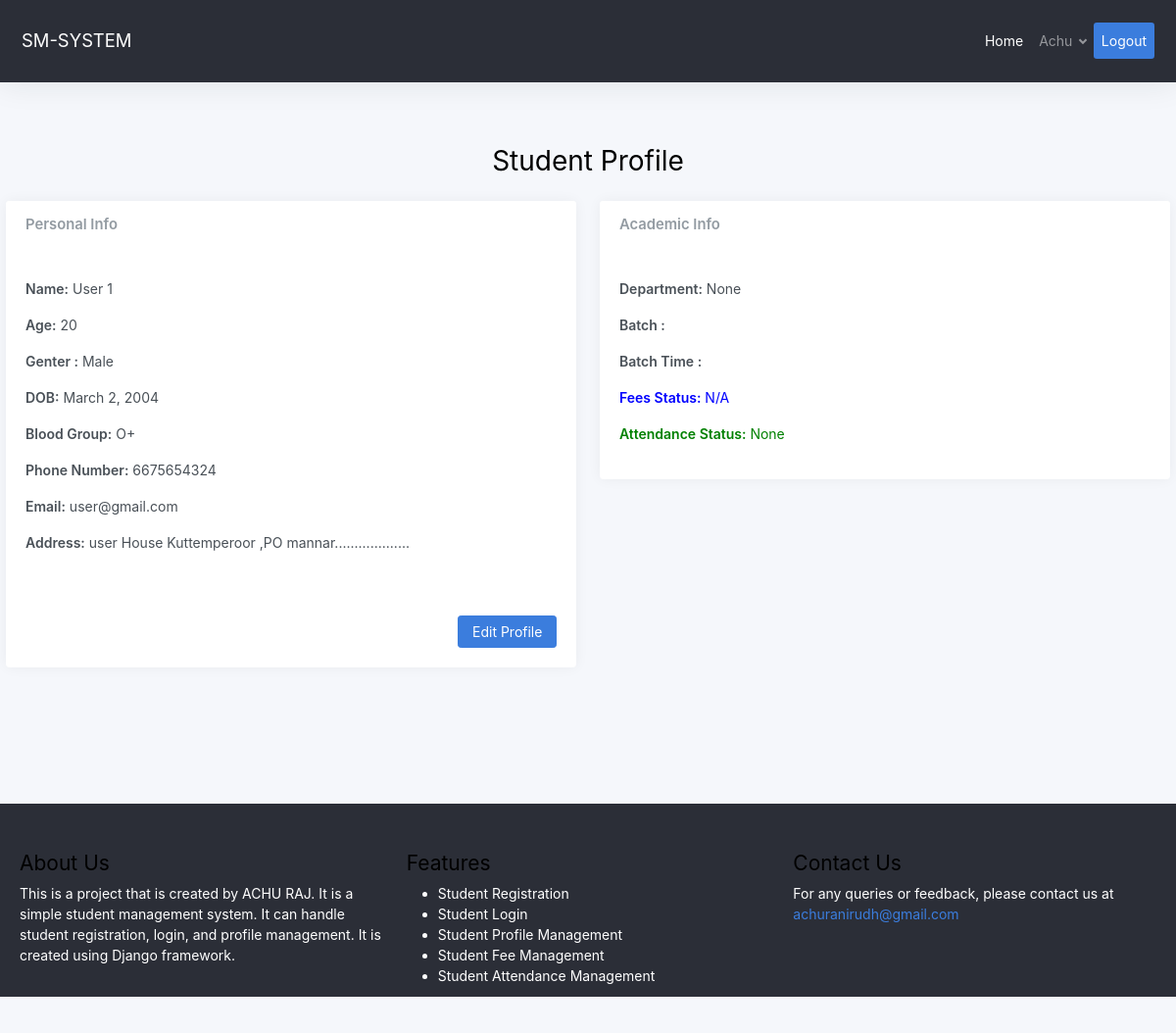
Screenshot of / (signed in) with the database file from the repository.
### home/models.py (models this page shows, shortened)
class Student(models.Model):
    first_name = models.CharField(max_length=50)
    last_name  = models.CharField(max_length=50)
    user = models.OneToOneField(User, on_delete=models.CASCADE,null=True,blank=True)
    registration_number = models.CharField(max_length=20, unique=True, null=True, blank=True)
    date_of_birth = models.DateField(null=True, blank=True)
    email = models.EmailField(null=True, blank=True)
    phone = models.BigIntegerField(null=True, blank=True)
    address = models.TextField(null=True, blank=True)
    BLOOD_GROUP_CHOICES = [
        ('A+', 'A+'),
        ('A-', 'A-'),
        ('B+', 'B+'),
        ('B-', 'B-'),
        ('AB+', 'AB+'),
        ('AB-', 'AB-'),
        ('O+', 'O+'),
        ('O-', 'O-'),
    ]
    blood_group = models.CharField(max_length=3, choices=BLOOD_GROUP_CHOICES, null=True, blank=True)
    GENDER_CHOICES = [
        ('Male', 'Male'),
        ('Female', 'Female'),
        ('Other', 'Other'),
    ]
    gender = models.CharField(max_length=6, choices=GENDER_CHOICES, null=True, blank=True)
    department = models.ForeignKey('Department', on_delete=models.SET_NULL, null=True, blank=True)
    bach = models.ForeignKey('Batch', on_delete=models.SET_NULL, null=True, blank=True)
    FEES_CHOICE = [
        ('Unpaid','Unpaid'),
        ('pending','Pending'),
        ('paid','paid'),
    ]
    fees = models.CharField(max_length=10, choices=FEES_CHOICE, null=True, blank=True)
    ATTENTANCE_CHOICE = [
        ('Present','Present'),
        ('Absent','Absent'),
    ]
    attendence = models.CharField(max_length=10, choices=ATTENTANCE_CHOICE, null=True, blank=True)

### home/views.py (the view)
# urls.py: path('', index, name='index'),
def index(request):
    if request.user.is_authenticated:
        try:
            student = request.user.student
            if student.date_of_birth:
                birth_date = student.date_of_birth
                age = (date.today() - birth_date).days // 365
            else:
                age = "Unknown"  # Default value if date_of_birth is None
        except Student.DoesNotExist:
            student = None
            age = "Unknown"  # Default value if student doesn't exist
    else:
        return redirect('login')  # Replace 'login' with your actual login URL pattern
    department_count = Department.objects.count()
    student_count = Student.objects.count()
    students_paid_fees = Student.objects.filter(fees='paid').count()
    students_Unpaid_fees = Student.objects.filter(fees='Unpaid').count()
    Attendance = Student.objects.filter(attendence='Present').count()
    absence = student_count - Attendance
    bach_count = Batch.objects.count()
    All_students = Student.objects.all()
    context = {
        'age': age,
        'student': student,
        'department_count': department_count,
        'student_count': student_count,
        'students_paid_fees': students_paid_fees,
        'students_Unpaid_fees': students_Unpaid_fees,
        'absence': absence,
        'present':Attendance,
        'bach_count':bach_count,
        'All_students':All_students,
    }
    return render(request, 'index.html', context)

### templates/index.html
{% block content %}
{% if user.is_authenticated and not user.is_staff %}
    {% include "studentprofile.html" %}
    {% elif user.is_authenticated and user.is_staff %}
        {% include "managing_index.html" %}
    {% else %}
        {% include "sampleIndex.html" %}
{% endif %}
{% endblock content %}

### templates/studentprofile.html (shortened to what this page needs)
{% extends "base.html" %}
{% block content %}
<div class="container">
  <h1 class="text-center p-3">Student Profile</h1>
  <div class="  row ">
    <div class="col-md-6 mb-3">
      <div class="card">
        <div class="card-header">
          <h3 class="card-title">Personal Info</h3>
        </div>
        <div class="card-body">
          <p><b>Name:</b> {{ student.first_name }} {{student.last_name }}</p>
          <p><b>Age:</b> {{ age }}</p>
          <p><b>Genter :</b> {{ student.gender }}</p>
          <p><b>DOB:</b> {{ student.date_of_birth }}</p>
          <p><b>Blood Group:</b> {{ student.blood_group }}</p>
          <p><b>Phone Number:</b> {{ student.phone }}</p>
          <p><b>Email:</b> {{ student.email }}</p>
          <p><b>Address:</b> {{ student.address }}</p>
          <div class="text-right pt-5">
            {% if user.is_authenticated and not user.is_staff %}
            <a href="{% url 'edit_profile' user.id %}?first_name={{ user.student.first_name }}&last_name={{ user.student.last_name }}&email={{ user.student.email }}&phone={{ user.student.phone }}&address={{ user.student.address }}" class="btn btn-primary">
               Edit Profile
            </a>
            {% endif %}
          </div>
        </div>
      </div>
    </div>
    <div class="col-md-6">
      <div class="card">
        <div class="card-header">
          <h3 class="card-title">Academic Info</h3>
        </div>
        <div class="card-body">
          <p><b>Department:</b> {{ student.department }}</p>
          <p><b>Batch :</b> {{student.bach.month}} {{ student.bach.bach}}</p>
          <p><b>Batch Time :</b> {{student.bach.class_time}}</p>
          <p style="color: {% if student.fees == 'Unpaid' %}red{% elif student.fees == 'paid' %}green{% else %}blue{% endif %};">
            <b>Fees Status:</b> {{ student.fees|default_if_none:'N/A' }}
          </p>
          <p style="color:  {% if student.attendence == 'Absent' %} red {% else %}green{% endif %}; ">
            <b style="">Attendance Status:</b>
            {{ student.attendence}} {% if user.student.attendence == 'Absent' and user.is_authenticated and not user.is_staff %} <a href="{% url "leave_letter" user.student.id %}">Click here to Submit a leave letter</a> {% endif %}
          </p>
        </div>
      </div>
    </div>
  </div>
</div>
{% endblock content %}

### templates/nav.html (shortened to what this page needs)
<nav class="navbar navbar-expand-lg navbar-dark" style="background-color: #2b2e37;">
    <a class="navbar-brand" href="#">SM-SYSTEM</a>
    <div class="collapse navbar-collapse" id="navbarNav" >
        <ul class="navbar-nav ml-auto">
            <li class="nav-item active">
                <a class="nav-link" href="{% url "index" %}">Home <span class="sr-only">(current)</span></a>
            </li>
            <li class="nav-item">
                {% if user.is_authenticated %}
                {% if user.is_staff %}
                <li class="nav-item dropdown">
                    <a class="nav-link dropdown-toggle" href="{% url 'admin:index' %}" role="button" data-toggle="dropdown" aria-expanded="false">
                        {{ user.username }}
                    </a>
                    <div class="dropdown-menu" aria-labelledby="navbarDropdown">
                        <a class="dropdown-item" href="{% url 'admin:index' %}">Admin Panel</a>
                    </div>
                </li>
                {% else %}
                <li class="nav-item">
                    <li class="nav-item dropdown">
                        <a class="nav-link dropdown-toggle" href="#" id="navbarDropdown" role="button" data-toggle="dropdown" aria-haspopup="true" aria-expanded="false">
                                    {{ user.username }}
                                </a>
                            </li>
                            {% endif %}
                            {% endif %}
                        </li>
                        <li class="nav-item  rounded bg-primary text-white">
                            {% if user.is_authenticated %}
                            <a class="nav-link active p-2" href="{% url 'logout' %}?next={{ request.path }}" onclick="event.preventDefault(); document.getElementById('logout-form').submit();">Logout</a>
                            {% else %}
                    <a class="nav-link active p-2" href="{% url 'login' %}">Login</a>
                    {% endif %}
                </li>
            </li>
        </ul>
    </div>
</nav>

### rows the page displays
Student: first_name "User", last_name "1", gender "Male", date_of_birth "March 2, 2004", blood_group "O+", phone "6675654324", email "user@gmail.com", address "user House Kuttemperoor ,PO mannar...................", department "None", fees "N/A", attendence "None"

### other values shown
{{ user.username }} "Achu"
